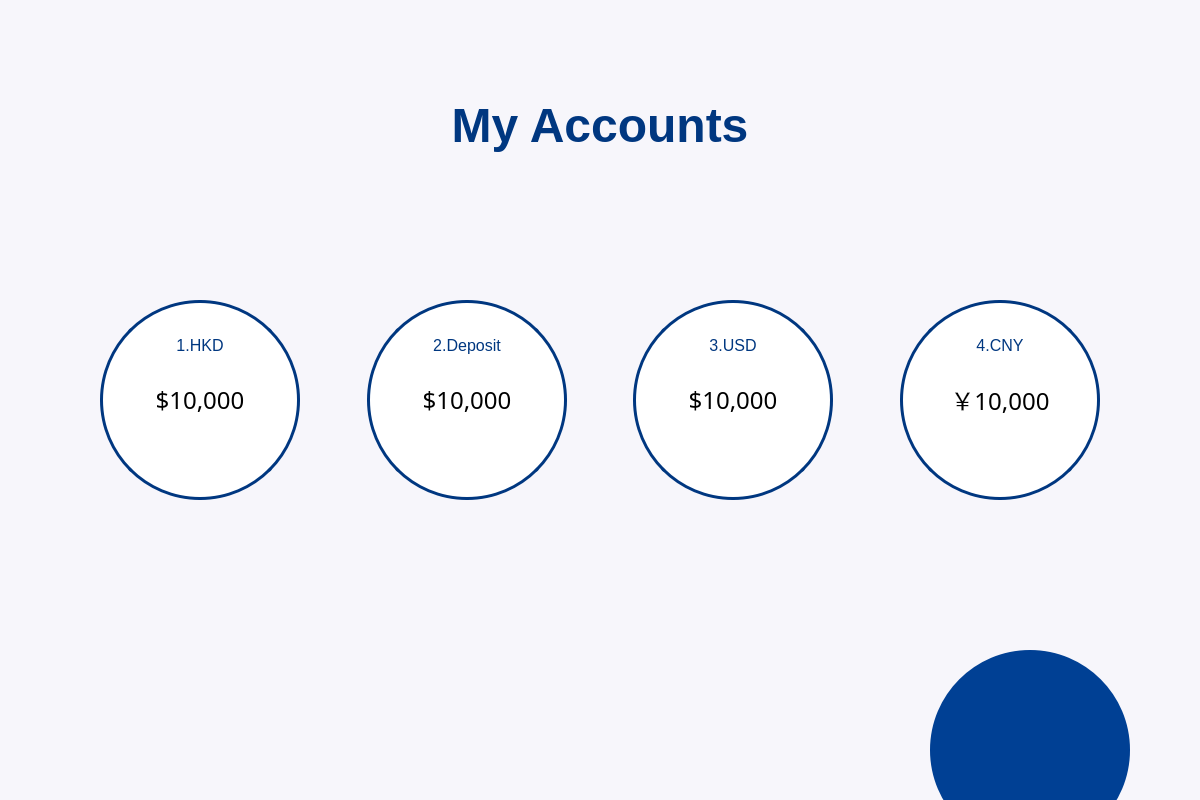
<?xml version="1.0" encoding="UTF-8"?>
<ui version="4.0">
 <class>MainWindow</class>
 <widget class="QMainWindow" name="MainWindow">
  <property name="geometry">
   <rect>
    <x>0</x>
    <y>0</y>
    <width>1200</width>
    <height>800</height>
   </rect>
  </property>
  <property name="windowTitle">
   <string>iKYC</string>
  </property>
  <property name="styleSheet">
   <string notr="true">background: #f7f6fb</string>
  </property>
  <widget class="QWidget" name="centralwidget">
   <property name="styleSheet">
    <string notr="true"/>
   </property>
   <widget class="QLabel" name="logoLabel">
    <property name="geometry">
     <rect>
      <x>-60</x>
      <y>-190</y>
      <width>391</width>
      <height>391</height>
     </rect>
    </property>
    <property name="text">
     <string/>
    </property>
    <property name="pixmap">
     <pixmap>resources/small_logo.png</pixmap>
    </property>
    <property name="scaledContents">
     <bool>true</bool>
    </property>
   </widget>
   <widget class="QLabel" name="titleLabel">
    <property name="geometry">
     <rect>
      <x>400</x>
      <y>80</y>
      <width>400</width>
      <height>91</height>
     </rect>
    </property>
    <property name="font">
     <font>
      <family>Yu Gothic UI</family>
      <pointsize>24</pointsize>
      <weight>75</weight>
      <bold>true</bold>
     </font>
    </property>
    <property name="autoFillBackground">
     <bool>false</bool>
    </property>
    <property name="styleSheet">
     <string notr="true">color: #003780; background:None; text-align: center;</string>
    </property>
    <property name="text">
     <string>&lt;html&gt;&lt;head/&gt;&lt;body&gt;&lt;p align=&quot;center&quot;&gt;&lt;span style=&quot; font-size:36pt;&quot;&gt;My Accounts&lt;/span&gt;&lt;/p&gt;&lt;/body&gt;&lt;/html&gt;</string>
    </property>
    <property name="alignment">
     <set>Qt::AlignCenter</set>
    </property>
   </widget>
   <widget class="QPushButton" name="backButton">
    <property name="geometry">
     <rect>
      <x>930</x>
      <y>650</y>
      <width>200</width>
      <height>200</height>
     </rect>
    </property>
    <property name="font">
     <font>
      <family>Yu Gothic UI</family>
      <pointsize>12</pointsize>
      <weight>75</weight>
      <bold>true</bold>
     </font>
    </property>
    <property name="cursor">
     <cursorShape>ArrowCursor</cursorShape>
    </property>
    <property name="styleSheet">
     <string notr="true">QPushButton{
    background: #004094;
    background-image : url(resources/back.png);
	background-repeat: no-repeat;
	background-position: center;
    border-radius: 100px;
}
QPushButton:hover{
    background: rgb(0, 71, 163);
	background-image : url(resources/back.png);
	background-repeat: no-repeat;
	background-position: center;
    border-radius: 100px;
}
QPushButton:pressed{
    background: #004094;
    background-image : url(resources/back.png);
	background-repeat: no-repeat;
	background-position: center;
    border-radius: 100px;
}</string>
    </property>
    <property name="text">
     <string/>
    </property>
   </widget>
   <widget class="QPushButton" name="HKDButton">
    <property name="geometry">
     <rect>
      <x>100</x>
      <y>300</y>
      <width>200</width>
      <height>200</height>
     </rect>
    </property>
    <property name="font">
     <font>
      <family>Yu Gothic</family>
      <pointsize>18</pointsize>
     </font>
    </property>
    <property name="styleSheet">
     <string notr="true">QPushButton{
	border: 3px solid; 
	border-color: #003780;
	border-radius:100px;
	background: white
}

QPushButton:hover{
	background-color: rgb(245, 245, 245);
}
QPushButton:pressed{
	background-color: rgb(235, 235, 235);
}</string>
    </property>
    <property name="text">
     <string>$10,000</string>
    </property>
   </widget>
   <widget class="QLabel" name="HKDLabel">
    <property name="geometry">
     <rect>
      <x>100</x>
      <y>330</y>
      <width>200</width>
      <height>30</height>
     </rect>
    </property>
    <property name="font">
     <font>
      <family>Yu Gothic UI</family>
      <pointsize>12</pointsize>
      <weight>50</weight>
      <bold>false</bold>
     </font>
    </property>
    <property name="styleSheet">
     <string notr="true">border: None; color: #003780; text-align: center; background:None</string>
    </property>
    <property name="text">
     <string>1.HKD</string>
    </property>
    <property name="alignment">
     <set>Qt::AlignCenter</set>
    </property>
   </widget>
   <widget class="QPushButton" name="depositButton">
    <property name="geometry">
     <rect>
      <x>367</x>
      <y>300</y>
      <width>200</width>
      <height>200</height>
     </rect>
    </property>
    <property name="font">
     <font>
      <family>Yu Gothic</family>
      <pointsize>18</pointsize>
     </font>
    </property>
    <property name="styleSheet">
     <string notr="true">QPushButton{
	border: 3px solid; 
	border-color: #003780;
	border-radius:100px;
	background: white
}

QPushButton:hover{
	background-color: rgb(245, 245, 245);
}
QPushButton:pressed{
	background-color: rgb(235, 235, 235);
}</string>
    </property>
    <property name="text">
     <string>$10,000</string>
    </property>
   </widget>
   <widget class="QLabel" name="depositLabel">
    <property name="geometry">
     <rect>
      <x>367</x>
      <y>330</y>
      <width>200</width>
      <height>30</height>
     </rect>
    </property>
    <property name="font">
     <font>
      <family>Yu Gothic UI</family>
      <pointsize>12</pointsize>
      <weight>50</weight>
      <bold>false</bold>
     </font>
    </property>
    <property name="styleSheet">
     <string notr="true">border: None; color: #003780; text-align: center; background:None</string>
    </property>
    <property name="text">
     <string>2.Deposit</string>
    </property>
    <property name="alignment">
     <set>Qt::AlignCenter</set>
    </property>
   </widget>
   <widget class="QPushButton" name="USDButton">
    <property name="geometry">
     <rect>
      <x>633</x>
      <y>300</y>
      <width>200</width>
      <height>200</height>
     </rect>
    </property>
    <property name="font">
     <font>
      <family>Yu Gothic</family>
      <pointsize>18</pointsize>
     </font>
    </property>
    <property name="styleSheet">
     <string notr="true">QPushButton{
	border: 3px solid; 
	border-color: #003780;
	border-radius:100px;
	background: white
}

QPushButton:hover{
	background-color: rgb(245, 245, 245);
}
QPushButton:pressed{
	background-color: rgb(235, 235, 235);
}</string>
    </property>
    <property name="text">
     <string>$10,000</string>
    </property>
   </widget>
   <widget class="QLabel" name="USDLabel">
    <property name="geometry">
     <rect>
      <x>633</x>
      <y>330</y>
      <width>200</width>
      <height>30</height>
     </rect>
    </property>
    <property name="font">
     <font>
      <family>Yu Gothic UI</family>
      <pointsize>12</pointsize>
      <weight>50</weight>
      <bold>false</bold>
     </font>
    </property>
    <property name="styleSheet">
     <string notr="true">border: None; color: #003780; text-align: center; background:None</string>
    </property>
    <property name="text">
     <string>3.USD</string>
    </property>
    <property name="alignment">
     <set>Qt::AlignCenter</set>
    </property>
   </widget>
   <widget class="QLabel" name="CNYLabel">
    <property name="geometry">
     <rect>
      <x>900</x>
      <y>330</y>
      <width>200</width>
      <height>30</height>
     </rect>
    </property>
    <property name="font">
     <font>
      <family>Yu Gothic UI</family>
      <pointsize>12</pointsize>
      <weight>50</weight>
      <bold>false</bold>
     </font>
    </property>
    <property name="styleSheet">
     <string notr="true">border: None; color: #003780; text-align: center; background:None</string>
    </property>
    <property name="text">
     <string>4.CNY</string>
    </property>
    <property name="alignment">
     <set>Qt::AlignCenter</set>
    </property>
   </widget>
   <widget class="QPushButton" name="CNYButton">
    <property name="geometry">
     <rect>
      <x>900</x>
      <y>300</y>
      <width>200</width>
      <height>200</height>
     </rect>
    </property>
    <property name="font">
     <font>
      <family>Yu Gothic</family>
      <pointsize>18</pointsize>
     </font>
    </property>
    <property name="styleSheet">
     <string notr="true">QPushButton{
	border: 3px solid; 
	border-color: #003780;
	border-radius:100px;
	background: white
}

QPushButton:hover{
	background-color: rgb(245, 245, 245);
}
QPushButton:pressed{
	background-color: rgb(235, 235, 235);
}</string>
    </property>
    <property name="text">
     <string>￥10,000</string>
    </property>
   </widget>
   <zorder>CNYButton</zorder>
   <zorder>logoLabel</zorder>
   <zorder>titleLabel</zorder>
   <zorder>backButton</zorder>
   <zorder>HKDButton</zorder>
   <zorder>HKDLabel</zorder>
   <zorder>depositButton</zorder>
   <zorder>depositLabel</zorder>
   <zorder>USDButton</zorder>
   <zorder>USDLabel</zorder>
   <zorder>CNYLabel</zorder>
  </widget>
 </widget>
 <resources/>
 <connections/>
</ui>
